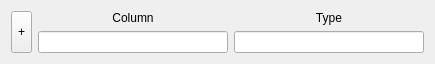
<?xml version="1.0" encoding="UTF-8"?>
<ui version="4.0">
 <class>TableColumnView</class>
 <widget class="QWidget" name="TableColumnView">
  <property name="geometry">
   <rect>
    <x>0</x>
    <y>0</y>
    <width>435</width>
    <height>61</height>
   </rect>
  </property>
  <property name="windowTitle">
   <string>Form</string>
  </property>
  <layout class="QHBoxLayout" name="horizontalLayout">
   <item>
    <widget class="QToolButton" name="tb_Add">
     <property name="sizePolicy">
      <sizepolicy hsizetype="Minimum" vsizetype="Minimum">
       <horstretch>0</horstretch>
       <verstretch>0</verstretch>
      </sizepolicy>
     </property>
     <property name="text">
      <string>+</string>
     </property>
    </widget>
   </item>
   <item>
    <layout class="QVBoxLayout" name="verticalLayout">
     <item>
      <widget class="QLabel" name="lb_Column">
       <property name="text">
        <string>Column</string>
       </property>
       <property name="alignment">
        <set>Qt::AlignCenter</set>
       </property>
      </widget>
     </item>
     <item>
      <widget class="QLineEdit" name="le_Column"/>
     </item>
    </layout>
   </item>
   <item>
    <layout class="QVBoxLayout" name="verticalLayout_2">
     <item>
      <widget class="QLabel" name="lb_Type">
       <property name="text">
        <string>Type</string>
       </property>
       <property name="alignment">
        <set>Qt::AlignCenter</set>
       </property>
      </widget>
     </item>
     <item>
      <widget class="QLineEdit" name="le_Type"/>
     </item>
    </layout>
   </item>
  </layout>
 </widget>
 <resources/>
 <connections/>
</ui>
